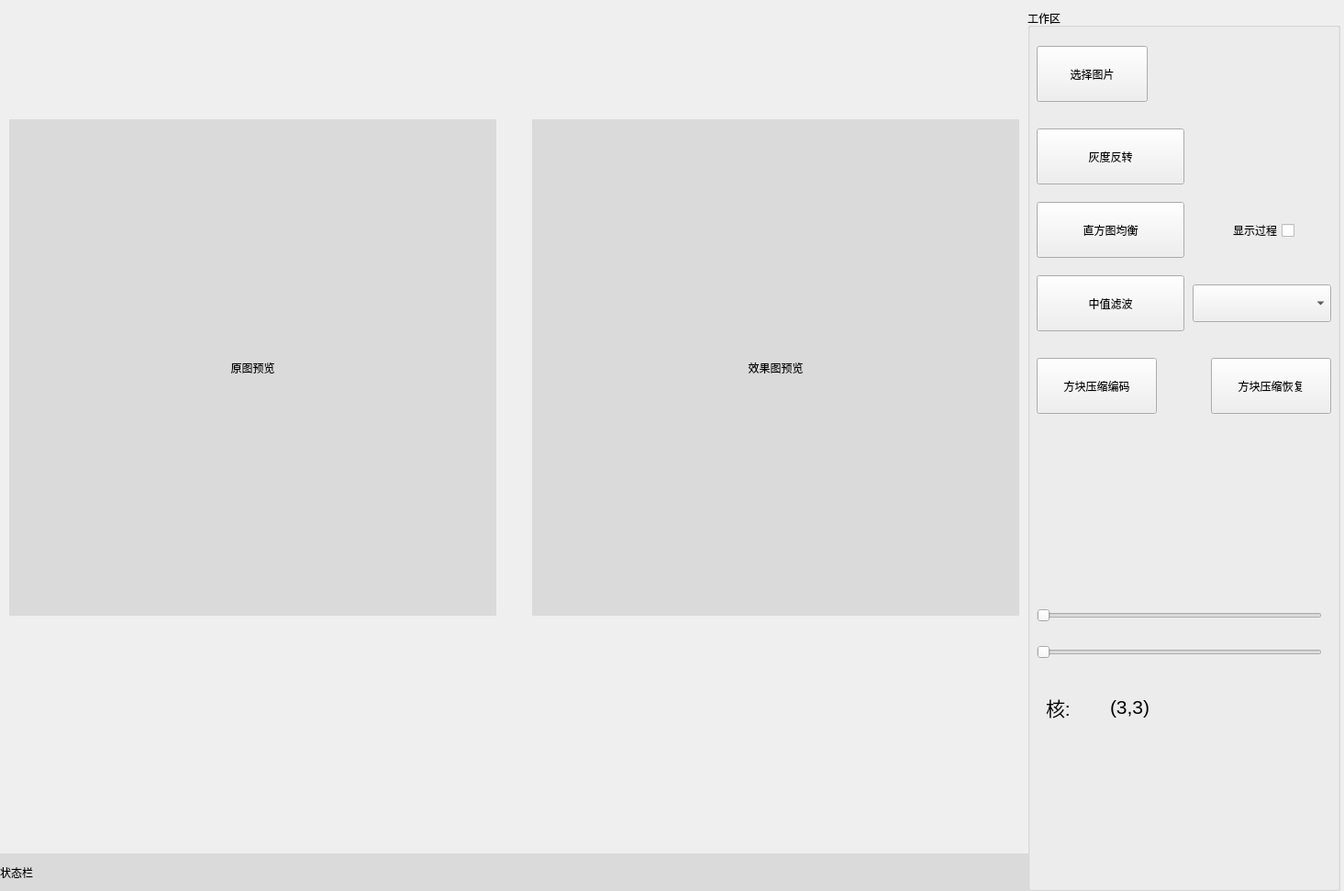
<?xml version="1.0" encoding="UTF-8"?>
<ui version="4.0">
 <class>Form</class>
 <widget class="QWidget" name="Form">
  <property name="geometry">
   <rect>
    <x>0</x>
    <y>0</y>
    <width>1465</width>
    <height>971</height>
   </rect>
  </property>
  <property name="windowTitle">
   <string>Form</string>
  </property>
  <widget class="QGroupBox" name="groupBox">
   <property name="geometry">
    <rect>
     <x>1120</x>
     <y>10</y>
     <width>341</width>
     <height>961</height>
    </rect>
   </property>
   <property name="title">
    <string>工作区</string>
   </property>
   <widget class="QPushButton" name="pushButton">
    <property name="geometry">
     <rect>
      <x>10</x>
      <y>40</y>
      <width>121</width>
      <height>61</height>
     </rect>
    </property>
    <property name="text">
     <string>选择图片</string>
    </property>
   </widget>
   <widget class="QPushButton" name="pushButton_2">
    <property name="geometry">
     <rect>
      <x>10</x>
      <y>210</y>
      <width>161</width>
      <height>61</height>
     </rect>
    </property>
    <property name="text">
     <string>直方图均衡</string>
    </property>
   </widget>
   <widget class="QCheckBox" name="checkBox">
    <property name="geometry">
     <rect>
      <x>180</x>
      <y>230</y>
      <width>111</width>
      <height>22</height>
     </rect>
    </property>
    <property name="layoutDirection">
     <enum>Qt::RightToLeft</enum>
    </property>
    <property name="text">
     <string>显示过程</string>
    </property>
   </widget>
   <widget class="QPushButton" name="pushButton_3">
    <property name="geometry">
     <rect>
      <x>10</x>
      <y>130</y>
      <width>161</width>
      <height>61</height>
     </rect>
    </property>
    <property name="text">
     <string>灰度反转</string>
    </property>
   </widget>
   <widget class="QPushButton" name="pushButton_4">
    <property name="geometry">
     <rect>
      <x>10</x>
      <y>290</y>
      <width>161</width>
      <height>61</height>
     </rect>
    </property>
    <property name="text">
     <string>中值滤波</string>
    </property>
   </widget>
   <widget class="QSlider" name="horizontalSlider">
    <property name="geometry">
     <rect>
      <x>10</x>
      <y>690</y>
      <width>311</width>
      <height>22</height>
     </rect>
    </property>
    <property name="minimum">
     <number>3</number>
    </property>
    <property name="maximum">
     <number>15</number>
    </property>
    <property name="singleStep">
     <number>2</number>
    </property>
    <property name="pageStep">
     <number>2</number>
    </property>
    <property name="orientation">
     <enum>Qt::Horizontal</enum>
    </property>
    <property name="tickInterval">
     <number>1</number>
    </property>
   </widget>
   <widget class="QLabel" name="label_2">
    <property name="geometry">
     <rect>
      <x>90</x>
      <y>730</y>
      <width>171</width>
      <height>61</height>
     </rect>
    </property>
    <property name="font">
     <font>
      <pointsize>16</pointsize>
     </font>
    </property>
    <property name="text">
     <string>(3,3)</string>
    </property>
   </widget>
   <widget class="QLabel" name="label_3">
    <property name="geometry">
     <rect>
      <x>20</x>
      <y>730</y>
      <width>51</width>
      <height>61</height>
     </rect>
    </property>
    <property name="font">
     <font>
      <pointsize>16</pointsize>
     </font>
    </property>
    <property name="text">
     <string>核:</string>
    </property>
   </widget>
   <widget class="QSlider" name="horizontalSlider_2">
    <property name="geometry">
     <rect>
      <x>10</x>
      <y>650</y>
      <width>311</width>
      <height>22</height>
     </rect>
    </property>
    <property name="minimum">
     <number>3</number>
    </property>
    <property name="maximum">
     <number>15</number>
    </property>
    <property name="singleStep">
     <number>2</number>
    </property>
    <property name="pageStep">
     <number>2</number>
    </property>
    <property name="orientation">
     <enum>Qt::Horizontal</enum>
    </property>
    <property name="tickInterval">
     <number>1</number>
    </property>
   </widget>
   <widget class="QComboBox" name="comboBox">
    <property name="geometry">
     <rect>
      <x>180</x>
      <y>300</y>
      <width>151</width>
      <height>41</height>
     </rect>
    </property>
   </widget>
   <widget class="QPushButton" name="pushButton_5">
    <property name="geometry">
     <rect>
      <x>10</x>
      <y>380</y>
      <width>131</width>
      <height>61</height>
     </rect>
    </property>
    <property name="text">
     <string>方块压缩编码</string>
    </property>
   </widget>
   <widget class="QPushButton" name="pushButton_6">
    <property name="geometry">
     <rect>
      <x>200</x>
      <y>380</y>
      <width>131</width>
      <height>61</height>
     </rect>
    </property>
    <property name="text">
     <string>方块压缩恢复</string>
    </property>
   </widget>
  </widget>
  <widget class="QLabel" name="label">
   <property name="geometry">
    <rect>
     <x>10</x>
     <y>130</y>
     <width>531</width>
     <height>541</height>
    </rect>
   </property>
   <property name="styleSheet">
    <string notr="true">background-color:#dadada;</string>
   </property>
   <property name="text">
    <string>原图预览</string>
   </property>
   <property name="alignment">
    <set>Qt::AlignCenter</set>
   </property>
  </widget>
  <widget class="QLabel" name="label_4">
   <property name="geometry">
    <rect>
     <x>580</x>
     <y>130</y>
     <width>531</width>
     <height>541</height>
    </rect>
   </property>
   <property name="styleSheet">
    <string notr="true">background-color:#dadada;</string>
   </property>
   <property name="text">
    <string>效果图预览</string>
   </property>
   <property name="alignment">
    <set>Qt::AlignCenter</set>
   </property>
  </widget>
  <widget class="QLabel" name="label_5">
   <property name="geometry">
    <rect>
     <x>0</x>
     <y>930</y>
     <width>1121</width>
     <height>41</height>
    </rect>
   </property>
   <property name="styleSheet">
    <string notr="true">background-color:#dadada</string>
   </property>
   <property name="text">
    <string>状态栏</string>
   </property>
  </widget>
 </widget>
 <resources/>
 <connections>
  <connection>
   <sender>pushButton</sender>
   <signal>clicked()</signal>
   <receiver>Form</receiver>
   <slot>click_select_image()</slot>
   <hints>
    <hint type="sourcelabel">
     <x>1170</x>
     <y>70</y>
    </hint>
    <hint type="destinationlabel">
     <x>1108</x>
     <y>20</y>
    </hint>
   </hints>
  </connection>
  <connection>
   <sender>pushButton_2</sender>
   <signal>clicked()</signal>
   <receiver>Form</receiver>
   <slot>img_equalize()</slot>
   <hints>
    <hint type="sourcelabel">
     <x>1137</x>
     <y>280</y>
    </hint>
    <hint type="destinationlabel">
     <x>1108</x>
     <y>148</y>
    </hint>
   </hints>
  </connection>
  <connection>
   <sender>pushButton_3</sender>
   <signal>clicked()</signal>
   <receiver>Form</receiver>
   <slot>gray_reversal()</slot>
   <hints>
    <hint type="sourcelabel">
     <x>1156</x>
     <y>177</y>
    </hint>
    <hint type="destinationlabel">
     <x>1112</x>
     <y>212</y>
    </hint>
   </hints>
  </connection>
  <connection>
   <sender>pushButton_4</sender>
   <signal>clicked()</signal>
   <receiver>Form</receiver>
   <slot>median_filter()</slot>
   <hints>
    <hint type="sourcelabel">
     <x>1172</x>
     <y>336</y>
    </hint>
    <hint type="destinationlabel">
     <x>1113</x>
     <y>328</y>
    </hint>
   </hints>
  </connection>
  <connection>
   <sender>horizontalSlider</sender>
   <signal>sliderMoved(int)</signal>
   <receiver>Form</receiver>
   <slot>setValue2()</slot>
   <hints>
    <hint type="sourcelabel">
     <x>1150</x>
     <y>700</y>
    </hint>
    <hint type="destinationlabel">
     <x>1109</x>
     <y>368</y>
    </hint>
   </hints>
  </connection>
  <connection>
   <sender>horizontalSlider_2</sender>
   <signal>sliderMoved(int)</signal>
   <receiver>Form</receiver>
   <slot>setValue()</slot>
   <hints>
    <hint type="sourcelabel">
     <x>1172</x>
     <y>681</y>
    </hint>
    <hint type="destinationlabel">
     <x>1115</x>
     <y>443</y>
    </hint>
   </hints>
  </connection>
  <connection>
   <sender>pushButton_5</sender>
   <signal>clicked()</signal>
   <receiver>Form</receiver>
   <slot>square_zip()</slot>
   <hints>
    <hint type="sourcelabel">
     <x>1138</x>
     <y>419</y>
    </hint>
    <hint type="destinationlabel">
     <x>1114</x>
     <y>481</y>
    </hint>
   </hints>
  </connection>
  <connection>
   <sender>pushButton_6</sender>
   <signal>clicked()</signal>
   <receiver>Form</receiver>
   <slot>square_unzip()</slot>
   <hints>
    <hint type="sourcelabel">
     <x>1329</x>
     <y>422</y>
    </hint>
    <hint type="destinationlabel">
     <x>1114</x>
     <y>509</y>
    </hint>
   </hints>
  </connection>
 </connections>
 <slots>
  <slot>click_select_image()</slot>
  <slot>img_equalize()</slot>
  <slot>gray_reversal()</slot>
  <slot>median_filter()</slot>
  <slot>setValue()</slot>
  <slot>setValue2()</slot>
  <slot>square_zip()</slot>
  <slot>square_unzip()</slot>
 </slots>
</ui>
